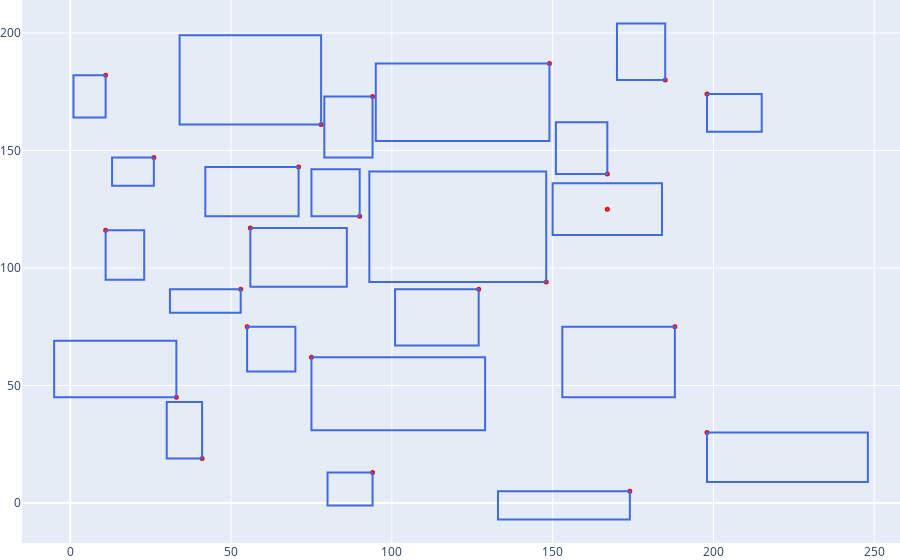

The notebook cell this image was saved under:
### Code cell
ex_path = "./examples/bin1.txt"
solve_bin_label_placement(ex_path)

### Figure 1 — Plotly figure (JSON) as saved in the notebook; plotly's stock layout.template omitted (floating-point values rounded to 4 significant figures)
{"data": [{"marker": {"color": "rgb(255, 0, 0)", "size": 5, "symbol": "circle-dot"}, "mode": "markers", "opacity": 1, "type": "scatter", "x": [33, 148, 198, 75, 41, 71, 149, 78, 56, 188, 11, 198, 53, 167, 174, 185, 127, 11, 26, 90, 55, 94, 167, 94], "y": [45, 94, 30, 62, 19, 143, 187, 161, 117, 75, 182, 174, 91, 125, 5, 180, 91, 116, 147, 122, 75, 173, 140, 13]}], "layout": {"margin": {"b": 0, "l": 0, "r": 0, "t": 0}, "shapes": [{"line": {"color": "RoyalBlue", "width": 2}, "type": "rect", "x0": -5, "x1": 33, "y0": 45, "y1": 69}, {"line": {"color": "RoyalBlue", "width": 2}, "type": "rect", "x0": 93, "x1": 148, "y0": 94, "y1": 141}, {"line": {"color": "RoyalBlue", "width": 2}, "type": "rect", "x0": 198, "x1": 248, "y0": 9, "y1": 30}, {"line": {"color": "RoyalBlue", "width": 2}, "type": "rect", "x0": 75, "x1": 129, "y0": 31, "y1": 62}, {"line": {"color": "RoyalBlue", "width": 2}, "type": "rect", "x0": 30, "x1": 41, "y0": 19, "y1": 43}, {"line": {"color": "RoyalBlue", "width": 2}, "type": "rect", "x0": 42, "x1": 71, "y0": 122, "y1": 143}, {"line": {"color": "RoyalBlue", "width": 2}, "type": "rect", "x0": 95, "x1": 149, "y0": 154, "y1": 187}, {"line": {"color": "RoyalBlue", "width": 2}, "type": "rect", "x0": 34, "x1": 78, "y0": 161, "y1": 199}, {"line": {"color": "RoyalBlue", "width": 2}, "type": "rect", "x0": 56, "x1": 86, "y0": 92, "y1": 117}, {"line": {"color": "RoyalBlue", "width": 2}, "type": "rect", "x0": 153, "x1": 188, "y0": 45, "y1": 75}, {"line": {"color": "RoyalBlue", "width": 2}, "type": "rect", "x0": 1, "x1": 11, "y0": 164, "y1": 182}, {"line": {"color": "RoyalBlue", "width": 2}, "type": "rect", "x0": 198, "x1": 215, "y0": 158, "y1": 174}, {"line": {"color": "RoyalBlue", "width": 2}, "type": "rect", "x0": 31, "x1": 53, "y0": 81, "y1": 91}, {"line": {"color": "RoyalBlue", "width": 2}, "type": "rect", "x0": 150, "x1": 184, "y0": 114, "y1": 136}, {"line": {"color": "RoyalBlue", "width": 2}, "type": "rect", "x0": 133, "x1": 174, "y0": -7, "y1": 5}, {"line": {"color": "RoyalBlue", "width": 2}, "type": "rect", "x0": 170, "x1": 185, "y0": 180, "y1": 204}, {"line": {"color": "RoyalBlue", "width": 2}, "type": "rect", "x0": 101, "x1": 127, "y0": 67, "y1": 91}, {"line": {"color": "RoyalBlue", "width": 2}, "type": "rect", "x0": 11, "x1": 23, "y0": 95, "y1": 116}, {"line": {"color": "RoyalBlue", "width": 2}, "type": "rect", "x0": 13, "x1": 26, "y0": 135, "y1": 147}, {"line": {"color": "RoyalBlue", "width": 2}, "type": "rect", "x0": 75, "x1": 90, "y0": 122, "y1": 142}, {"line": {"color": "RoyalBlue", "width": 2}, "type": "rect", "x0": 55, "x1": 70, "y0": 56, "y1": 75}, {"line": {"color": "RoyalBlue", "width": 2}, "type": "rect", "x0": 79, "x1": 94, "y0": 147, "y1": 173}, {"line": {"color": "RoyalBlue", "width": 2}, "type": "rect", "x0": 151, "x1": 167, "y0": 140, "y1": 162}, {"line": {"color": "RoyalBlue", "width": 2}, "type": "rect", "x0": 80, "x1": 94, "y0": -1, "y1": 13}], "showlegend": false, "xaxis": {"range": [-15, 258]}, "yaxis": {"range": [-17, 214]}}}
